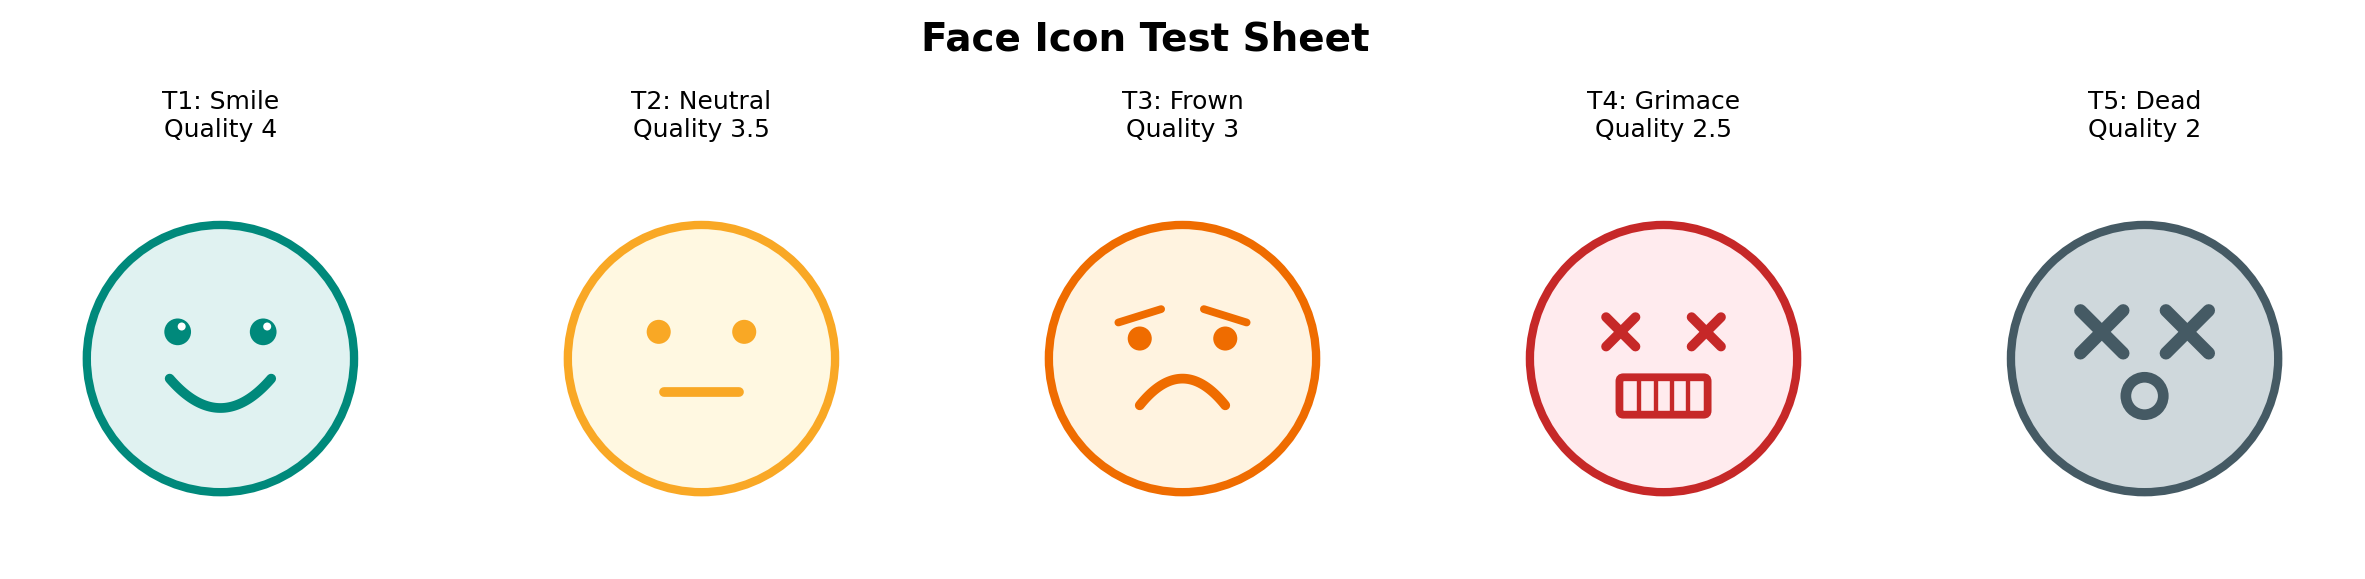

Generate this figure with Python:
#!/usr/bin/env python3
"""Standalone test sheet for the 5 face icons. Renders them large so
details are easy to inspect. Run, check the PNG, tweak, repeat."""

import matplotlib.pyplot as plt
import matplotlib.patches as mpatches
from matplotlib.patches import Arc
import numpy as np
from pathlib import Path

WHITE = "#FFFFFF"
FACE_BG   = ["#E0F2F1", "#FFF8E1", "#FFF3E0", "#FFEBEE", "#CFD8DC"]
FACE_LINE = ["#00897B", "#F9A825", "#EF6C00", "#C62828", "#455A64"]
LABELS    = ["T1: Smile\nQuality 4", "T2: Neutral\nQuality 3.5",
             "T3: Frown\nQuality 3", "T4: Grimace\nQuality 2.5",
             "T5: Dead\nQuality 2"]
TYPES     = ["smile", "neutral", "frown", "grimace", "dead"]

R = 1.0


def draw_face(ax, cx, cy, face_type, bg_col, line_col, r=1.0):
    """Draw one face at (cx, cy) with radius r."""
    circle = plt.Circle((cx, cy), r, facecolor=bg_col, edgecolor=line_col,
                         linewidth=3.0, zorder=2)
    ax.add_patch(circle)

    lw = 3.5
    ec = line_col
    s = r

    if face_type == "smile":
        # ── Eyes: filled circles with highlight ──
        for dx in [-0.32, 0.32]:
            ex, ey = cx + dx * s, cy + 0.2 * s
            eye = plt.Circle((ex, ey), 0.1 * s, facecolor=ec,
                              edgecolor="none", zorder=3)
            ax.add_patch(eye)
            hl = plt.Circle((ex + 0.03 * s, ey + 0.04 * s), 0.03 * s,
                             facecolor=WHITE, edgecolor="none", zorder=4)
            ax.add_patch(hl)

        # ── Mouth: wide cheerful U-smile ──
        # Parametric curve for more control than Arc
        t = np.linspace(-1, 1, 60)
        mouth_x = cx + t * 0.38 * s
        mouth_y = (cy - 0.15 * s) - 0.22 * s * (1 - t**2)
        ax.plot(mouth_x, mouth_y, color=ec, linewidth=lw,
                solid_capstyle="round", zorder=3)

    elif face_type == "neutral":
        # ── Eyes ──
        for dx in [-0.32, 0.32]:
            eye = plt.Circle((cx + dx * s, cy + 0.2 * s), 0.09 * s,
                              facecolor=ec, edgecolor="none", zorder=3)
            ax.add_patch(eye)

        # ── Mouth: flat line ──
        ax.plot([cx - 0.28 * s, cx + 0.28 * s],
                [cy - 0.25 * s, cy - 0.25 * s],
                color=ec, linewidth=lw, solid_capstyle="round", zorder=3)

    elif face_type == "frown":
        # ── Eyes ──
        for dx in [-0.32, 0.32]:
            eye = plt.Circle((cx + dx * s, cy + 0.15 * s), 0.09 * s,
                              facecolor=ec, edgecolor="none", zorder=3)
            ax.add_patch(eye)

        # ── Furrowed brows (thicker, more aggressive angle) ──
        for dx in [-0.32, 0.32]:
            sign = -1 if dx < 0 else 1
            bx0 = cx + (dx - sign * 0.16) * s
            bx1 = cx + (dx + sign * 0.16) * s
            by0 = cy + 0.37 * s
            by1 = cy + 0.27 * s
            ax.plot([bx0, bx1], [by0, by1], color=ec, linewidth=lw * 0.8,
                    solid_capstyle="round", zorder=3)

        # ── Mouth: strong downward curve ──
        t = np.linspace(-1, 1, 60)
        mouth_x = cx + t * 0.32 * s
        mouth_y = (cy - 0.35 * s) + 0.2 * s * (1 - t**2)
        ax.plot(mouth_x, mouth_y, color=ec, linewidth=lw,
                solid_capstyle="round", zorder=3)

    elif face_type == "grimace":
        # ── X eyes (moderate) ──
        for dx in [-0.32, 0.32]:
            d = 0.11 * s
            ex, ey = cx + dx * s, cy + 0.2 * s
            ax.plot([ex - d, ex + d], [ey - d, ey + d],
                    color=ec, linewidth=lw, solid_capstyle="round", zorder=3)
            ax.plot([ex - d, ex + d], [ey + d, ey - d],
                    color=ec, linewidth=lw, solid_capstyle="round", zorder=3)

        # ── Gritted teeth (wider) ──
        teeth_w = 0.6 * s
        teeth_h = 0.22 * s
        teeth_l = cx - teeth_w / 2
        teeth_y = cy - 0.28 * s
        rect = mpatches.FancyBboxPatch(
            (teeth_l, teeth_y - teeth_h / 2), teeth_w, teeth_h,
            boxstyle="round,pad=0.03",
            facecolor=bg_col, edgecolor=ec, linewidth=lw * 0.8, zorder=3)
        ax.add_patch(rect)
        for frac in [0.2, 0.4, 0.6, 0.8]:
            xd = teeth_l + frac * teeth_w
            ax.plot([xd, xd],
                    [teeth_y - teeth_h / 2 + 0.015 * s,
                     teeth_y + teeth_h / 2 - 0.015 * s],
                    color=ec, linewidth=lw * 0.45, zorder=4)

    elif face_type == "dead":
        # ── Big X eyes ──
        for dx in [-0.32, 0.32]:
            d = 0.16 * s
            ex, ey = cx + dx * s, cy + 0.2 * s
            ax.plot([ex - d, ex + d], [ey - d, ey + d],
                    color=ec, linewidth=lw * 1.3, solid_capstyle="round", zorder=3)
            ax.plot([ex - d, ex + d], [ey + d, ey - d],
                    color=ec, linewidth=lw * 1.3, solid_capstyle="round", zorder=3)

        # ── Open round mouth (larger, more impactful) ──
        mouth = plt.Circle((cx, cy - 0.28 * s), 0.18 * s,
                            facecolor=ec, edgecolor="none", zorder=3)
        ax.add_patch(mouth)
        mouth_inner = plt.Circle((cx, cy - 0.28 * s), 0.10 * s,
                                  facecolor=bg_col, edgecolor="none", zorder=4)
        ax.add_patch(mouth_inner)


# ── Render test sheet ────────────────────────────────────────────
fig, axes = plt.subplots(1, 5, figsize=(15, 3.5), dpi=200)
fig.patch.set_facecolor(WHITE)
fig.suptitle("Face Icon Test Sheet", fontsize=14, fontweight="bold", y=0.98)

for idx, ax in enumerate(axes):
    ax.set_xlim(-1.5, 1.5)
    ax.set_ylim(-1.5, 1.5)
    ax.set_aspect("equal")
    ax.axis("off")
    ax.set_facecolor(WHITE)
    draw_face(ax, 0, 0, TYPES[idx], FACE_BG[idx], FACE_LINE[idx], r=R)
    ax.set_title(LABELS[idx], fontsize=9, pad=8)

out = Path(__file__).resolve().parent / "_face_test.png"
fig.savefig(out, bbox_inches="tight", facecolor=WHITE, edgecolor="none")
print(f"Saved {out}")
plt.close(fig)
